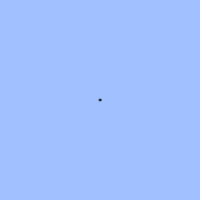
Frame 1 (no input)
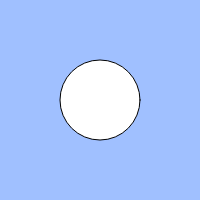
Frame 60 (no input)
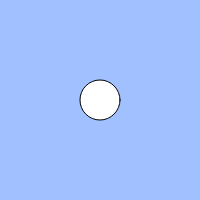
Frame 120 (the mouse pressed at the canvas centre since frame 60)

The p5.js sketch that drew these frames (run headless with seeded random() and noise() and a simulated clock; from frame 60 on, the mouse is pressed at the canvas centre):

// p5.js sketch
// ── sketch.js
// 練習問題「心臓の鼓動のように大きくなったり小さくなったりする円」
let count;
let cycle;
let size;

function setup(){
  createCanvas(200, 200);
  count = 0;
  cycle = 100;
}

function draw(){
  background(160, 192, 255);
  count = (count + 1) % cycle;
  // BLANK[1]
  let size = count

  if(count < 48){
    ellipse(width / 2, height / 2, 2 * size);
  }
  else if(count >= 52){
    ellipse(width / 2, height / 2, (100 - size) * 2);
  }
  else{
    ellipse(width / 2, height / 2, 96);
  }

  if(keyIsDown("Q".charCodeAt(0))){
    count += 5;
  }
  

}
